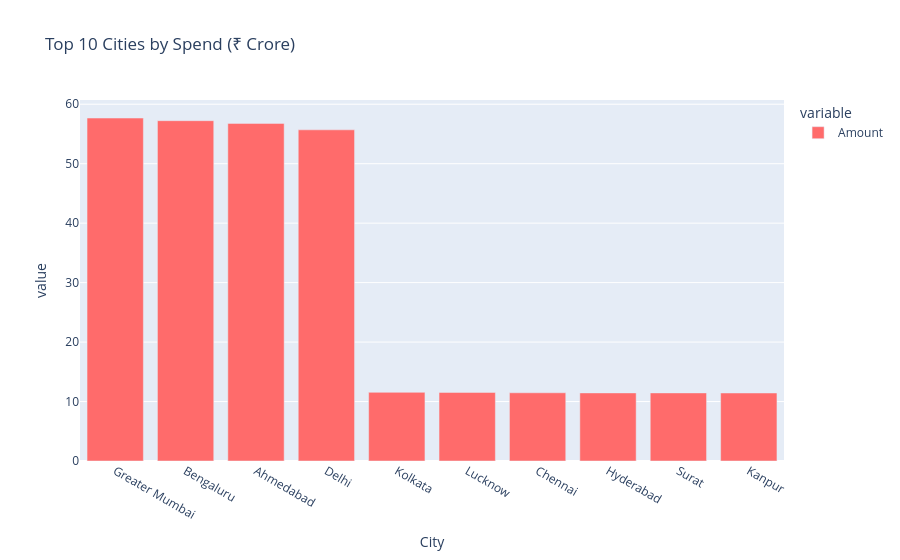
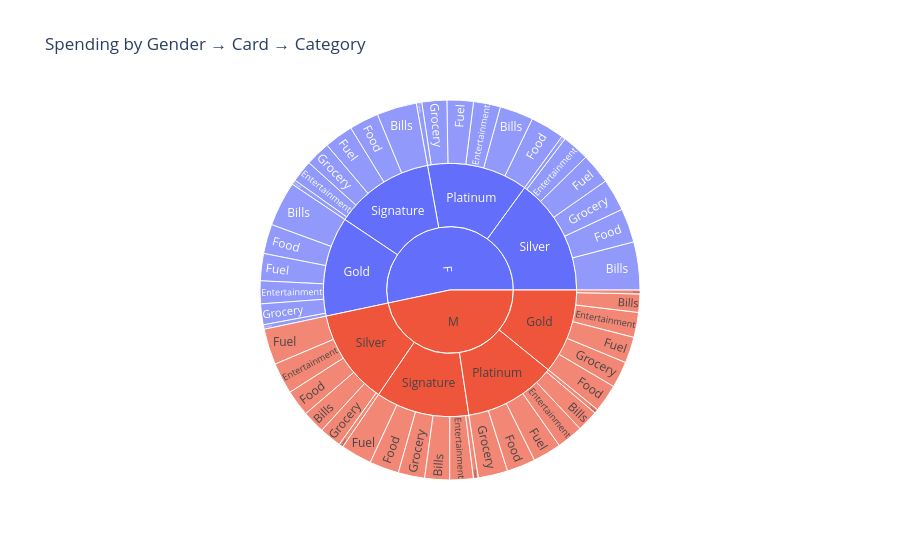

Notebook source saved alongside these figures, in order:
### Code cell
# EDA
print("\nTOP 10 CITIES BY SPEND")
top_cities = df.groupby('City')['Amount'].sum().sort_values(ascending=False).head(10)
px.bar(top_cities/1e7, title="Top 10 Cities by Spend (₹ Crore)", color_discrete_sequence=['#FF6B6B']).show()

px.sunburst(df.sample(5000), path=['Gender','Card Type','Exp Type'], values='Amount',
            title="Spending by Gender → Card → Category").show()

### Figure 1 — Plotly figure (JSON) as saved in the notebook; plotly's stock layout.template omitted (floating-point values rounded to 4 significant figures)
{"data": [{"hovertemplate": "variable=Amount<br>City=%{x}<br>value=%{y}<extra></extra>", "legendgroup": "Amount", "marker": {"color": "#FF6B6B", "pattern": {"shape": ""}}, "name": "Amount", "orientation": "v", "showlegend": true, "textposition": "auto", "type": "bar", "x": ["Greater Mumbai", "Bengaluru", "Ahmedabad", "Delhi", "Kolkata", "Lucknow", "Chennai", "Hyderabad", "Surat", "Kanpur"], "xaxis": "x", "y": [57.68, 57.23, 56.78, 55.69, 11.55, 11.53, 11.47, 11.45, 11.45, 11.44], "yaxis": "y"}], "layout": {"barmode": "relative", "legend": {"title": {"text": "variable"}, "tracegroupgap": 0}, "title": {"text": "Top 10 Cities by Spend (₹ Crore)"}, "xaxis": {"anchor": "y", "domain": [0, 1], "title": {"text": "City"}}, "yaxis": {"anchor": "x", "domain": [0, 1], "title": {"text": "value"}}}}

### Figure 2 — Plotly figure (JSON) as saved in the notebook; plotly's stock layout.template omitted (floating-point values rounded to 4 significant figures)
{"data": [{"branchvalues": "total", "domain": {"x": [0, 1], "y": [0, 1]}, "hovertemplate": "labels=%{label}<br>Amount=%{value}<br>parent=%{parent}<br>id=%{id}<extra></extra>", "ids": ["M/Gold/Grocery", "M/Silver/Food", "F/Signature/Food", "F/Gold/Bills", "F/Silver/Grocery", "F/Silver/Food", "F/Silver/Bills", "F/Signature/Bills", "M/Signature/Food", "M/Gold/Bills", "M/Signature/Fuel", "M/Platinum/Food", "M/Silver/Grocery", "F/Silver/Entertainment", "F/Gold/Fuel", "M/Platinum/Grocery", "M/Signature/Grocery", "F/Gold/Food", "M/Silver/Bills", "M/Gold/Food", "M/Platinum/Entertainment", "F/Signature/Fuel", "M/Signature/Bills", "M/Silver/Entertainment", "F/Gold/Grocery", "F/Silver/Travel", "F/Platinum/Grocery", "F/Signature/Grocery", "M/Silver/Fuel", "M/Gold/Travel", "M/Platinum/Bills", "F/Platinum/Food", "F/Platinum/Fuel", "F/Signature/Entertainment", "F/Gold/Entertainment", "M/Gold/Fuel", "M/Signature/Entertainment", "M/Platinum/Fuel", "F/Signature/Travel", "F/Platinum/Bills", "F/Silver/Fuel", "F/Platinum/Travel", "M/Gold/Entertainment", "F/Platinum/Entertainment", "M/Signature/Travel", "F/Gold/Travel", "M/Platinum/Travel", "M/Silver/Travel", "M/Gold", "M/Silver", "F/Signature", "F/Gold", "F/Silver", "M/Signature", "M/Platinum", "F/Platinum", "M", "F"], "labels": ["Grocery", "Food", "Food", "Bills", "Grocery", "Food", "Bills", "Bills", "Food", "Bills", "Fuel", "Food", "Grocery", "Entertainment", "Fuel", "Grocery", "Grocery", "Food", "Bills", "Food", "Entertainment", "Fuel", "Bills", "Entertainment", "Grocery", "Travel", "Grocery", "Grocery", "Fuel", "Travel", "Bills", "Food", "Fuel", "Entertainment", "Entertainment", "Fuel", "Entertainment", "Fuel", "Travel", "Bills", "Fuel", "Travel", "Entertainment", "Entertainment", "Travel", "Travel", "Travel", "Travel", "Gold", "Silver", "Signature", "Gold", "Silver", "Signature", "Platinum", "Platinum", "M", "F"], "name": "", "parents": ["M/Gold", "M/Silver", "F/Signature", "F/Gold", "F/Silver", "F/Silver", "F/Silver", "F/Signature", "M/Signature", "M/Gold", "M/Signature", "M/Platinum", "M/Silver", "F/Silver", "F/Gold", "M/Platinum", "M/Signature", "F/Gold", "M/Silver", "M/Gold", "M/Platinum", "F/Signature", "M/Signature", "M/Silver", "F/Gold", "F/Silver", "F/Platinum", "F/Signature", "M/Silver", "M/Gold", "M/Platinum", "F/Platinum", "F/Platinum", "F/Signature", "F/Gold", "M/Gold", "M/Signature", "M/Platinum", "F/Signature", "F/Platinum", "F/Silver", "F/Platinum", "M/Gold", "F/Platinum", "M/Signature", "F/Gold", "M/Platinum", "M/Silver", "M", "M", "F", "F", "F", "M", "M", "F", "", ""], "type": "sunburst", "values": [17720000.0, 17600000.0, 19790000.0, 30060000.0, 21710000.0, 22850000.0, 32210000.0, 26800000.0, 19760000.0, 12280000.0, 20900000.0, 19220000.0, 14890000.0, 18300000.0, 18240000.0, 19830000.0, 17780000.0, 19770000.0, 15290000.0, 18660000.0, 17650000.0, 19400000.0, 16620000.0, 21040000.0, 13970000.0, 2634000.0, 16730000.0, 16710000.0, 24190000.0, 2625000.0, 14310000.0, 22820000.0, 17690000.0, 14790000.0, 15330000.0, 17540000.0, 15820000.0, 19100000.0, 3159000.0, 22560000.0, 20460000.0, 3674000.0, 16740000.0, 18100000.0, 3259000.0, 2958000.0, 2773000.0, 2842000.0, 85570000.0, 95850000.0, 100700000.0, 100300000.0, 118200000.0, 94140000.0, 92880000.0, 101600000.0, 368400000.0, 420700000.0]}], "layout": {"legend": {"tracegroupgap": 0}, "title": {"text": "Spending by Gender → Card → Category"}}}
